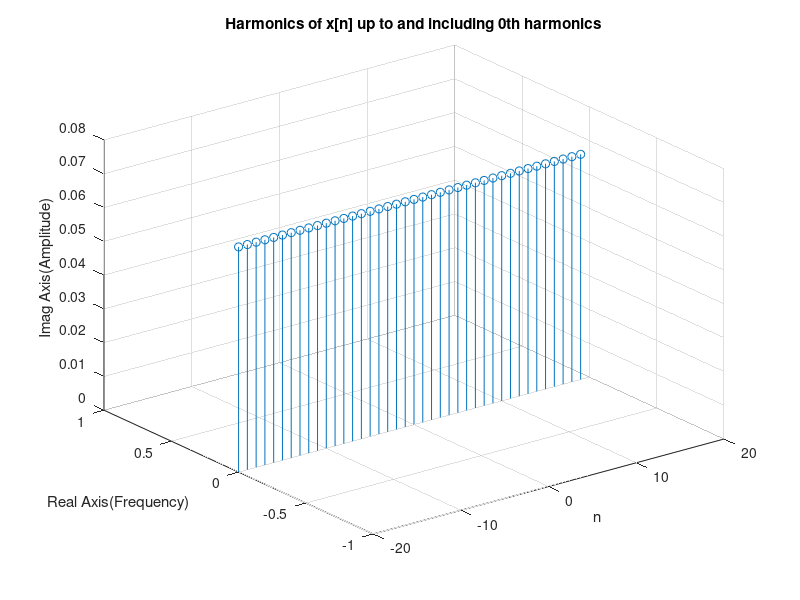
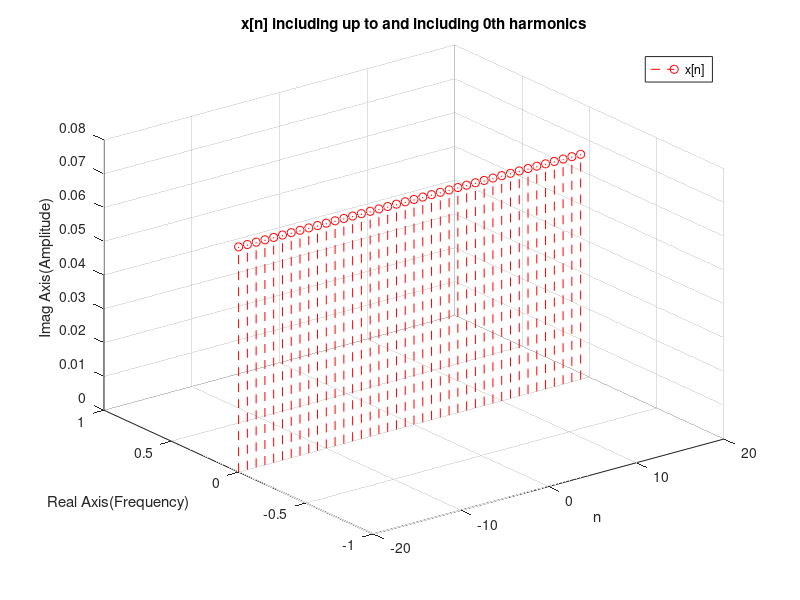
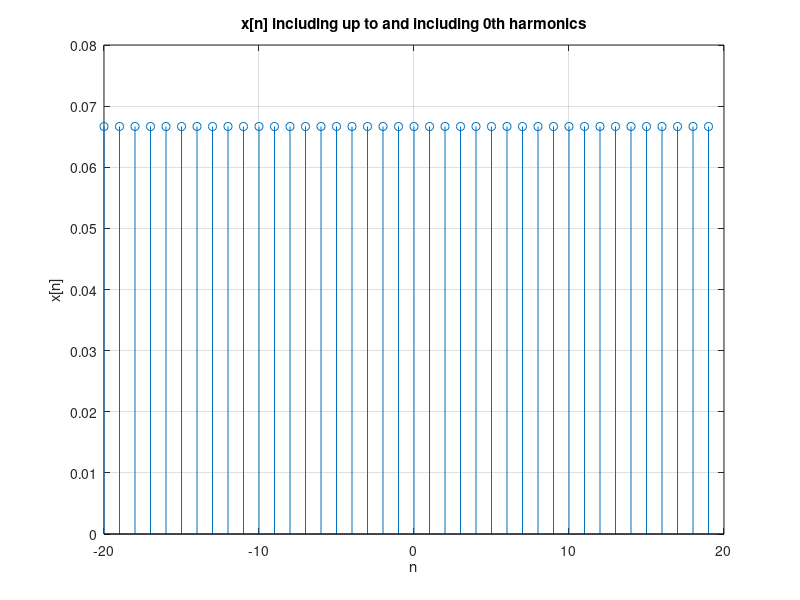
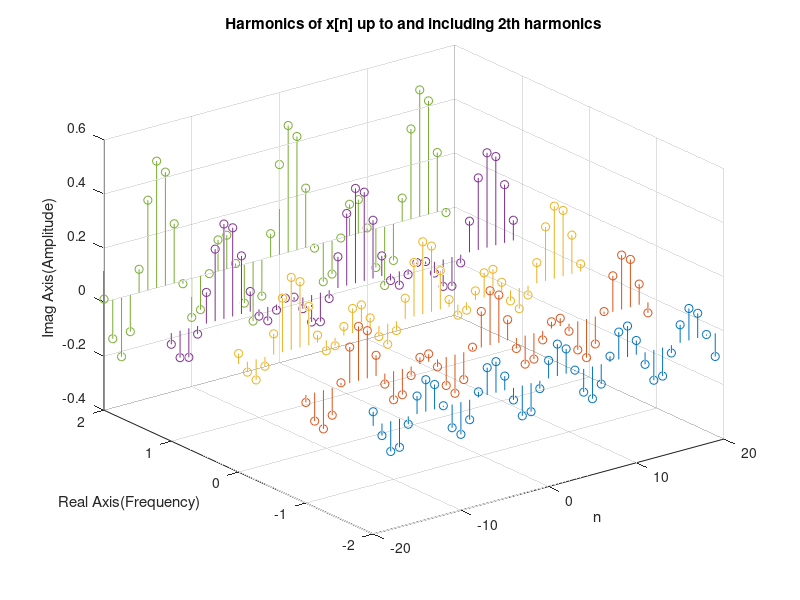

MATLAB code to generate these figures, in order:
%initialize coefficients
a_k=zeros(1,15);

for k=-7:1:7
a=(1+ exp(-1i*k*((2*pi)/15))-exp(-1i*k*((28*pi)/15)))/15; %This is user-supplied.
a_k(k+8)=a;
end

%Plot
x=zeros(7,40);
for i=0:2:6
    figure
    for k=-i:1:i 
        for n=-20:1:19
            x(i+1,n+21)= x(i+1,n+21)+a_k(k+8)*exp(1i*k*((2*pi)/15)*n);
        end
        stem3(-20:1:19, (ones(1,40)*k) , x(i+1,:))
        xlabel('n')
        ylabel('Real Axis(Frequency)')
        zlabel('Imag Axis(Amplitude)')
        title(sprintf('Harmonics of x[n] up to and including %dth harmonics', i))
        grid on 
        hold on
    end
    figure
    stem3(-20:1:19, zeros(1,40), x(i+1,:), 'r--')
    legend('x[n]')
    xlabel('n')
    ylabel('Real Axis(Frequency)')
    zlabel('Imag Axis(Amplitude)')
    title(sprintf('x[n] including up to and including %dth harmonics', i))
    grid on 
    figure
    stem(-20:1:19, x(i+1,:))
    xlabel('n')
    ylabel('x[n]')
    title(sprintf('x[n] including up to and including %dth harmonics', i))
    grid on 
end
  
